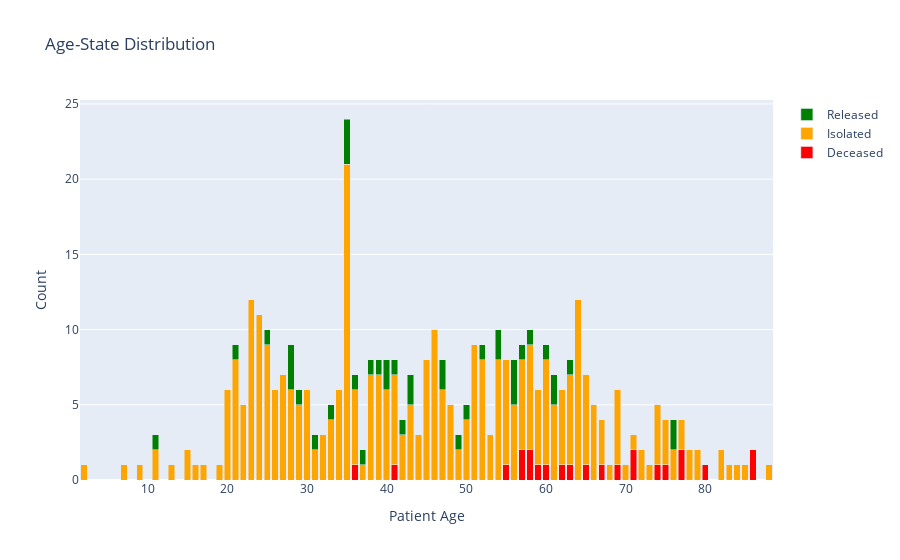

The notebook cell this image was saved under:
### Code cell
fig = go.Figure(data=[
    go.Bar(name='Deceased', x=age_list, y=state_deceased_list, marker_color='red'),
    go.Bar(name='Isolated', x=age_list, y=state_isolated_list, marker_color='orange'),
    go.Bar(name='Released', x=age_list, y=state_released_list, marker_color='green'),
])
# Change the bar mode
fig.update_layout(barmode='stack', title='Age-State Distribution', xaxis_title='Patient Age', yaxis_title='Count')
fig.show()

### Figure 1 — Plotly figure (JSON) as saved in the notebook; plotly's stock layout.template omitted (floating-point values rounded to 4 significant figures)
{"data": [{"marker": {"color": "red"}, "name": "Deceased", "type": "bar", "x": [36, 56, 54, 33, 29, 63, 28, 25, 49, 40, 43, 38, 21, 37, 42, 60, 47, 58, 74, 52, 31, 82, 68, 61, 11, 24, 26, 48, 57, 77, 69, 46, 72, 76, 59, 75, 30, 34, 50, 22, 39, 20, 23, 55, 65, 64, 41, 67, 79, 84, 32, 35, 19, 62, 45, 27, 66, 51, 71, 70, 2, 44, 53, 86, 16, 9, 73, 78, 83, 85, 88, 80, 15, 17, 13, 7], "y": [1, 0, 0, 0, 0, 1, 0, 0, 0, 0, 0, 0, 0, 0, 0, 1, 0, 2, 1, 0, 0, 0, 0, 0, 0, 0, 0, 0, 2, 2, 1, 0, 0, 0, 1, 1, 0, 0, 0, 0, 0, 0, 0, 1, 1, 0, 1, 1, 0, 0, 0, 0, 0, 1, 0, 0, 0, 0, 2, 0, 0, 0, 0, 2, 0, 0, 0, 0, 0, 0, 0, 1, 0, 0, 0, 0]}, {"marker": {"color": "orange"}, "name": "Isolated", "type": "bar", "x": [36, 56, 54, 33, 29, 63, 28, 25, 49, 40, 43, 38, 21, 37, 42, 60, 47, 58, 74, 52, 31, 82, 68, 61, 11, 24, 26, 48, 57, 77, 69, 46, 72, 76, 59, 75, 30, 34, 50, 22, 39, 20, 23, 55, 65, 64, 41, 67, 79, 84, 32, 35, 19, 62, 45, 27, 66, 51, 71, 70, 2, 44, 53, 86, 16, 9, 73, 78, 83, 85, 88, 80, 15, 17, 13, 7], "y": [5, 5, 8, 4, 5, 6, 6, 9, 2, 6, 5, 7, 8, 1, 3, 7, 6, 7, 4, 8, 2, 2, 1, 5, 2, 11, 6, 5, 6, 2, 5, 10, 2, 2, 5, 3, 6, 6, 4, 5, 7, 6, 12, 7, 6, 12, 6, 3, 2, 1, 3, 21, 1, 5, 8, 7, 5, 9, 1, 1, 1, 3, 3, 0, 1, 1, 1, 2, 1, 1, 1, 0, 2, 1, 1, 1]}, {"marker": {"color": "green"}, "name": "Released", "type": "bar", "x": [36, 56, 54, 33, 29, 63, 28, 25, 49, 40, 43, 38, 21, 37, 42, 60, 47, 58, 74, 52, 31, 82, 68, 61, 11, 24, 26, 48, 57, 77, 69, 46, 72, 76, 59, 75, 30, 34, 50, 22, 39, 20, 23, 55, 65, 64, 41, 67, 79, 84, 32, 35, 19, 62, 45, 27, 66, 51, 71, 70, 2, 44, 53, 86, 16, 9, 73, 78, 83, 85, 88, 80, 15, 17, 13, 7], "y": [1, 3, 2, 1, 1, 1, 3, 1, 1, 2, 2, 1, 1, 1, 1, 1, 2, 1, 0, 1, 1, 0, 0, 2, 1, 0, 0, 0, 1, 0, 0, 0, 0, 2, 0, 0, 0, 0, 1, 0, 1, 0, 0, 0, 0, 0, 1, 0, 0, 0, 0, 3, 0, 0, 0, 0, 0, 0, 0, 0, 0, 0, 0, 0, 0, 0, 0, 0, 0, 0, 0, 0, 0, 0, 0, 0]}], "layout": {"barmode": "stack", "title": {"text": "Age-State Distribution"}, "xaxis": {"title": {"text": "Patient Age"}}, "yaxis": {"title": {"text": "Count"}}}}
